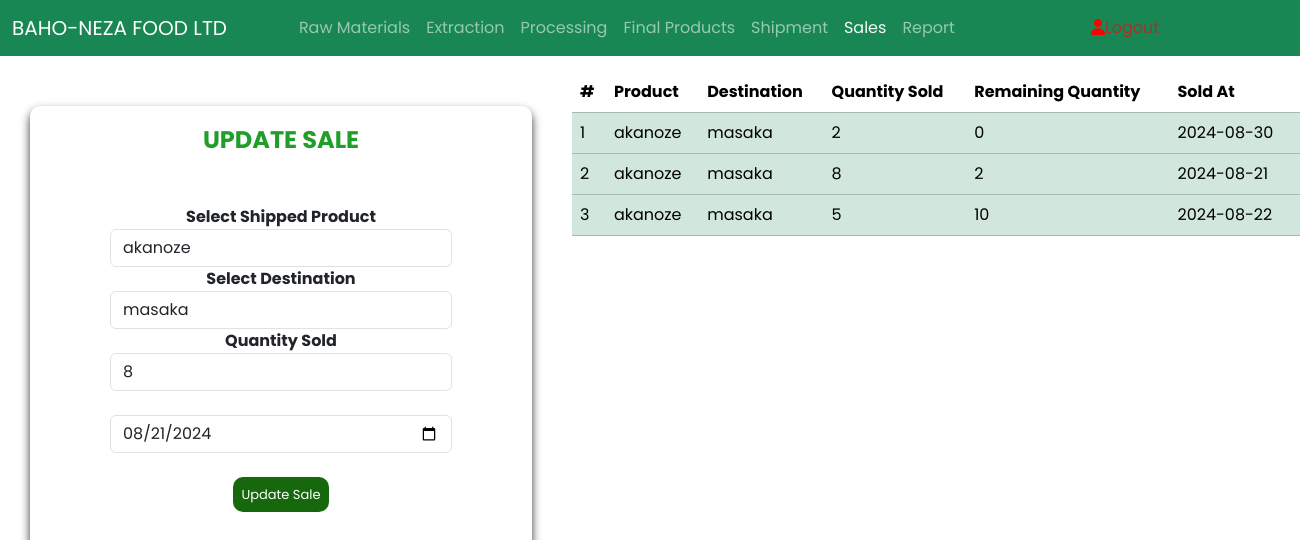
Screenshot of /sales.php?edit_id=16 (signed in) with the database file from the repository.
### tables this page shows
CREATE TABLE `sales` (
  `sale_id` int(11) NOT NULL,
  `ship_id` int(11) NOT NULL,
  `quantity_sold` int(11) NOT NULL,
  `remaining_quantity` int(11) NOT NULL,
  `sale_date` date NOT NULL
);

CREATE TABLE `final_product` (
  `final_pro_id` int(11) NOT NULL,
  `mill_id` int(11) NOT NULL,
  `product_type` varchar(100) NOT NULL,
  `quantity` int(11) NOT NULL,
  `unit_price` double NOT NULL,
  `total_price` double NOT NULL,
  `date` date NOT NULL
);

CREATE TABLE `shipment` (
  `ship_id` int(11) NOT NULL,
  `final_pro_id` int(11) NOT NULL,
  `destination` varchar(100) NOT NULL,
  `quantity` int(11) NOT NULL,
  `total_price` double NOT NULL,
  `ship_date` date NOT NULL
);

### sales.php (the view, shortened to what this page needs)
<?php
include 'config.php';
$mssg = "";
$update_data = null;
if (isset($_GET['edit_id'])) {
    $edit_id = $_GET['edit_id'];
    $result = $db->query("SELECT * FROM sales WHERE sale_id=$edit_id");
    $update_data = $result->fetch_assoc();
}
$products = $db->query("
    SELECT final_product.product_type
    FROM shipment
    JOIN final_product ON shipment.final_pro_id = final_product.final_pro_id
    GROUP BY final_product.product_type
");
$destinations = $db->query("SELECT DISTINCT destination FROM shipment");
?>
<!DOCTYPE html>
<html lang="en">
<head>
    <link rel="stylesheet" href="bootstrap.min.css">
    <link rel="stylesheet" href="style.css">
    <link rel="stylesheet" href="Font-Awesome-6.x/css/all.min.css">
</head>
<body>
    <nav class="navbar navbar-expand-sm navbar-dark bg-success">
        <div class="container-fluid">
            <a class="navbar-brand" href="dashboard.php">BAHO-NEZA FOOD LTD</a>
            <div class="collapse navbar-collapse mx-5" id="mynavbar">
                <ul class="navbar-nav me-auto">
                    <li class="nav-item"><a class="nav-link" href="raw_material.php">Raw Materials</a></li>
                    <li class="nav-item"><a class="nav-link" href="extraction.php">Extraction</a></li>
                    <li class="nav-item"><a class="nav-link" href="milled.php">Processing</a></li>
                    <li class="nav-item"><a class="nav-link" href="final_product.php">Final Products</a></li>
                    <li class="nav-item"><a class="nav-link" href="shipment.php">Shipment</a></li>
                    <li class="nav-item"><a class="nav-link text-light" href="sales.php">Sales</a></li>
                    <li class="nav-item"><a class="nav-link" href="report.php">Report</a></li>
                    <li class="nav-item"><a class="nav-link" href="logout.php" style="color:rgba(211, 25, 25, 0.765);"><i class="fas fa-user" style="margin-left:120px;color:red;"></i>Logout</a></li>
                </ul>
            </div>
        </div>
    </nav>
    <div class="form-table">
        <div class="add-form">
            <h4 class="form-head"><?php echo isset($update_data) ? 'UPDATE SALE' : 'ADD SALE'; ?></h4><br>
            <p class="success-mssg"><?php echo $mssg; ?></p>
            <form action="" method="post" class="record-form">
                <label for="product_name" class="labels">Select Shipped Product</label>
                <select name="product_name" id="product_name" class="form-control" required>
    <?php
    while ($product = $products->fetch_assoc()) {
        $selected = '';
        if (isset($update_data)) {
            $stmt = $db->prepare("
                SELECT shipment.ship_id, shipment.quantity, final_product.product_type
                FROM shipment
                JOIN final_product ON shipment.final_pro_id = final_product.final_pro_id
                WHERE shipment.ship_id = ?
            ");
            $stmt->bind_param("i", $update_data['ship_id']);
            $stmt->execute();
            $shipment = $stmt->get_result()->fetch_assoc();
            if ($shipment && $shipment['product_type'] == $product['product_type']) {
                $selected = 'selected';
            }
        }
    ?>
        <option value="<?php echo $product['product_type']; ?>" <?php echo $selected; ?>>
            <?php echo $product['product_type']; ?>
        </option>
    <?php } ?>
</select>
                <label for="destination" class="labels">Select Destination</label>
                <select name="destination" id="destination" class="form-control" required>
    <?php
    while ($destination = $destinations->fetch_assoc()) {
        $selected = isset($update_data) && $update_data['destination'] == $destination['destination'] ? 'selected' : '';
        echo "<option value='{$destination['destination']}' $selected>{$destination['destination']}</option>";
    }
    ?>
</select>
                <label for="quantity_sold" class="labels">Quantity Sold</label>
                <input type="number" name="quantity_sold" id="quantity_sold" value="<?php echo $update_data['quantity_sold'] ?? ''; ?>" placeholder="Enter quantity sold..." class="form-control" required><br>
                <input type="date" name="sale_date" value="<?php echo $update_data['sale_date'] ?? ''; ?>" placeholder="Sold At..." class="form-control" required><br>
                <input type="submit" class="add-product-btn" value="<?php echo isset($update_data) ? 'Update Sale' : 'Add Sale'; ?>">
            </form>
        </div>
        <div class="table-data">
            <div class="table-responsive table-container mt-3">
                <table class="table table-success table-hover">
                    <thead>
                        <tr>
                        <th>#</th>
                        <th>Product</th>
                        <th>Destination</th>
                        <th>Quantity Sold</th>
                        <th>Remaining Quantity</th>
                        <th>Sold At</th>
                        <th>Action</th>
                        </tr>
                    </thead>
                    <tbody>
                    <?php
                    $sales = $db->query("
                        SELECT sales.sale_id, sales.ship_id, sales.quantity_sold, sales.remaining_quantity, sales.sale_date,
                        final_product.product_type, shipment.destination
                        FROM sales
                        JOIN shipment ON sales.ship_id = shipment.ship_id
                        JOIN final_product ON shipment.final_pro_id = final_product.final_pro_id
                        ORDER BY sales.sale_id DESC
                    ");
                    $counter = 1;
                    while ($sale = $sales->fetch_assoc()) { ?>
                        <tr>
                            <td><?php echo $counter++; ?></td>
                            <td><?php echo $sale['product_type']; ?></td>
                            <td><?php echo $sale['destination']; ?></td>
                            <td><?php echo $sale['quantity_sold']; ?></td>
                            <td><?php echo $sale['remaining_quantity']; ?></td>
                            <td><?php echo $sale['sale_date']; ?></td>
                            <td>
                            </td>
                        </tr>
                    <?php } ?>
                    </tbody>
                </table>
            </div>
        </div>
    </div>
</body>
</html>

### style.css (style rules this page uses)
* { margin: 0; padding: 0; box-sizing: border-box; }
body, input { font-family: "Poppins", sans-serif; }
form { display: flex; align-items: center; justify-content: center; flex-direction: column; padding: 0rem 5rem; transition: all 0.2s 0.7s; overflow: hidden; grid-column: 1 / 2; grid-row: 1 / 2; }
.form-table { width: 100%; height: 90.5vh; display: flex; }
.add-product-btn { border: none; padding: 8px; border-radius: 10px; background-color: #17680d; color: #fff; font-size: small; }
.add-form { height: 450px; text-align: center; display: flex; flex-direction: column; margin-top: 50px; margin-left: 30px; padding-top: 20px; border-radius: 10px; box-shadow: 0 5px 10px #333; }
input::placeholder { font-size: 12px; }
.labels { font-weight: bold; }
.form-head { color: #209e2a; font-weight: bold; }
.table-data { width: 750px; height: 500px; margin-top: 20; border-radius: 10px; }
.table { width: 100%; }
.success-mssg { border: 2px solid black; width: 150px; text-align: center; padding: 1px; margin-left: 120px; border-radius: 8px; color: rgba(69, 230, 117, 0.922); border: none; }

### sales.php (style rules this page uses)
.table-container { max-height: 400px; overflow-y: auto; position: relative; margin-left: 40px; width: 800px; }
.table-container table { width: 100%; border-collapse: collapse; }
.table-container thead th { position: sticky; top: 0; background: #fff; z-index: 10; }
.add-form { height: 480px; }

### rows the page displays
sales: quantity_sold "8", sale_date "08/21/2024", final_product.product_type "akanoze", ship.destination "masaka", remaining_quantity "2", sale_date "2024-08-21"
sales: final_product.product_type "akanoze", ship.destination "masaka", quantity_sold "2", remaining_quantity "0", sale_date "2024-08-30"
sales: final_product.product_type "akanoze", ship.destination "masaka", quantity_sold "5", remaining_quantity "10", sale_date "2024-08-22"

### other values shown
form field product_name "akanoze"
form field destination "masaka"
